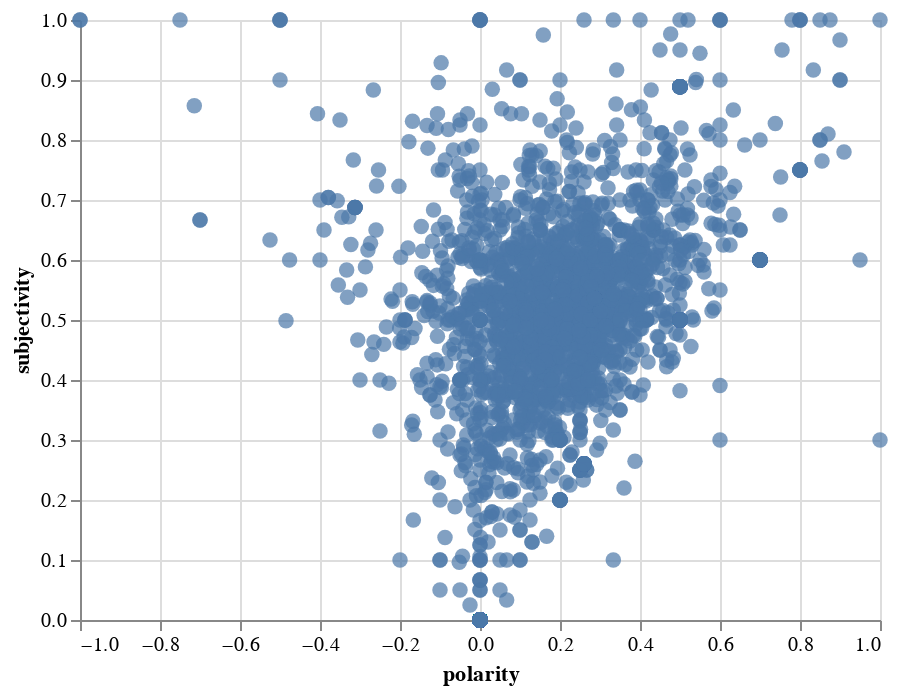

This figure's notebook cell:
### Code cell
alt.Chart(trump_df).mark_circle(size=60).encode(
    x='polarity',
    y='subjectivity'
)

### Figure 1 — Vega-Lite specification as saved in the notebook (floating-point values rounded to 4 significant figures; data arrays with more than 128 entries replaced by an {"elided": "..."} marker saying what was removed)
{"config": {"view": {"continuousWidth": 400, "continuousHeight": 300}}, "data": {"name": "data-cffb54cdd68480ade904214c24defe97"}, "mark": {"type": "circle", "size": 60}, "encoding": {"x": {"type": "quantitative", "field": "polarity"}, "y": {"type": "quantitative", "field": "subjectivity"}}, "$schema": "https://vega.github.io/schema/vega-lite/v4.0.2.json", "datasets": {"data-cffb54cdd68480ade904214c24defe97": {"elided": "2538 records"}}}
